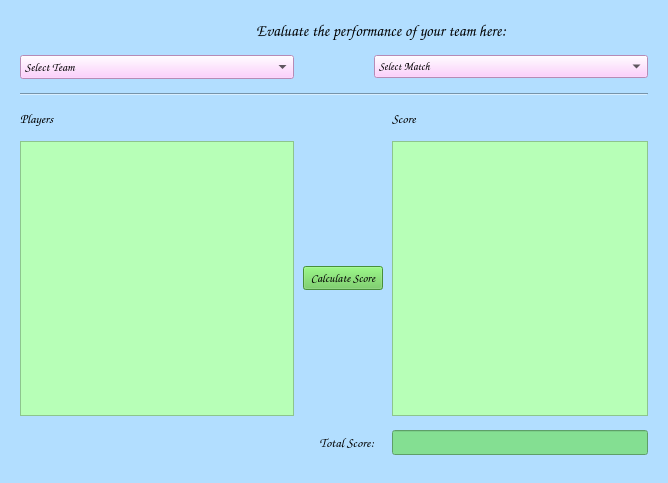
<?xml version="1.0" encoding="UTF-8"?>
<ui version="4.0">
 <class>MainWindow2</class>
 <widget class="QMainWindow" name="MainWindow2">
  <property name="geometry">
   <rect>
    <x>0</x>
    <y>0</y>
    <width>668</width>
    <height>483</height>
   </rect>
  </property>
  <property name="font">
   <font>
    <pointsize>10</pointsize>
   </font>
  </property>
  <property name="windowTitle">
   <string>MainWindow</string>
  </property>
  <property name="styleSheet">
   <string notr="true">background-color: rgb(178, 222, 255);</string>
  </property>
  <widget class="QWidget" name="centralwidget">
   <layout class="QGridLayout" name="gridLayout" columnstretch="5,5,5,2,0,0,0">
    <property name="leftMargin">
     <number>20</number>
    </property>
    <property name="topMargin">
     <number>20</number>
    </property>
    <property name="rightMargin">
     <number>20</number>
    </property>
    <property name="bottomMargin">
     <number>6</number>
    </property>
    <property name="horizontalSpacing">
     <number>9</number>
    </property>
    <property name="verticalSpacing">
     <number>14</number>
    </property>
    <item row="1" column="3">
     <spacer name="horizontalSpacer">
      <property name="orientation">
       <enum>Qt::Horizontal</enum>
      </property>
      <property name="sizeHint" stdset="0">
       <size>
        <width>77</width>
        <height>20</height>
       </size>
      </property>
     </spacer>
    </item>
    <item row="1" column="4" colspan="3">
     <widget class="QComboBox" name="select_match">
      <property name="font">
       <font>
        <family>Comic Sans MS</family>
        <pointsize>8</pointsize>
        <weight>75</weight>
        <bold>true</bold>
       </font>
      </property>
      <property name="styleSheet">
       <string notr="true">background-color: rgb(255, 194, 255);</string>
      </property>
      <item>
       <property name="text">
        <string>Select Match</string>
       </property>
      </item>
      <item>
       <property name="text">
        <string>Match 1</string>
       </property>
      </item>
     </widget>
    </item>
    <item row="2" column="0" colspan="7">
     <widget class="Line" name="line">
      <property name="orientation">
       <enum>Qt::Horizontal</enum>
      </property>
     </widget>
    </item>
    <item row="3" column="0">
     <widget class="QLabel" name="label_3">
      <property name="font">
       <font>
        <family>Comic Sans MS</family>
        <pointsize>10</pointsize>
        <weight>75</weight>
        <bold>true</bold>
       </font>
      </property>
      <property name="text">
       <string>Players</string>
      </property>
     </widget>
    </item>
    <item row="1" column="0" colspan="3">
     <widget class="QComboBox" name="select_team">
      <property name="font">
       <font>
        <family>Comic Sans MS</family>
        <weight>75</weight>
        <bold>true</bold>
       </font>
      </property>
      <property name="styleSheet">
       <string notr="true">background-color: rgb(255, 194, 255);</string>
      </property>
      <item>
       <property name="text">
        <string>Select Team</string>
       </property>
      </item>
     </widget>
    </item>
    <item row="3" column="6">
     <widget class="QLabel" name="label_2">
      <property name="font">
       <font>
        <family>Comic Sans MS</family>
        <pointsize>10</pointsize>
        <weight>75</weight>
        <bold>true</bold>
       </font>
      </property>
      <property name="text">
       <string>Score</string>
      </property>
     </widget>
    </item>
    <item row="4" column="0" colspan="3">
     <widget class="QListView" name="players_list">
      <property name="styleSheet">
       <string notr="true">background-color: rgb(183, 255, 183);</string>
      </property>
     </widget>
    </item>
    <item row="4" column="3" colspan="3">
     <widget class="QPushButton" name="evaluate_score">
      <property name="font">
       <font>
        <family>Comic Sans MS</family>
        <pointsize>9</pointsize>
        <weight>75</weight>
        <bold>true</bold>
       </font>
      </property>
      <property name="styleSheet">
       <string notr="true">background-color:rgb(99, 200, 81);
</string>
      </property>
      <property name="text">
       <string>Calculate Score</string>
      </property>
     </widget>
    </item>
    <item row="5" column="6">
     <widget class="QLineEdit" name="total_pts">
      <property name="font">
       <font>
        <family>Comic Sans MS</family>
        <pointsize>10</pointsize>
        <weight>75</weight>
        <bold>true</bold>
       </font>
      </property>
      <property name="styleSheet">
       <string notr="true">background-color: rgb(132, 223, 146);</string>
      </property>
     </widget>
    </item>
    <item row="4" column="6">
     <widget class="QListWidget" name="pts_list">
      <property name="styleSheet">
       <string notr="true">background-color: rgb(183, 255, 183);</string>
      </property>
     </widget>
    </item>
    <item row="5" column="0" colspan="2">
     <spacer name="horizontalSpacer_2">
      <property name="orientation">
       <enum>Qt::Horizontal</enum>
      </property>
      <property name="sizeHint" stdset="0">
       <size>
        <width>165</width>
        <height>22</height>
       </size>
      </property>
     </spacer>
    </item>
    <item row="5" column="2" colspan="3">
     <widget class="QLabel" name="label_4">
      <property name="font">
       <font>
        <family>Comic Sans MS</family>
        <pointsize>10</pointsize>
        <weight>75</weight>
        <bold>true</bold>
       </font>
      </property>
      <property name="text">
       <string>Total Score:</string>
      </property>
      <property name="alignment">
       <set>Qt::AlignRight|Qt::AlignTrailing|Qt::AlignVCenter</set>
      </property>
     </widget>
    </item>
    <item row="0" column="0">
     <spacer name="horizontalSpacer_3">
      <property name="orientation">
       <enum>Qt::Horizontal</enum>
      </property>
      <property name="sizeHint" stdset="0">
       <size>
        <width>40</width>
        <height>20</height>
       </size>
      </property>
     </spacer>
    </item>
    <item row="0" column="1" colspan="6">
     <widget class="QLabel" name="label">
      <property name="font">
       <font>
        <family>Comic Sans MS</family>
        <pointsize>12</pointsize>
        <weight>75</weight>
        <bold>true</bold>
        <underline>false</underline>
       </font>
      </property>
      <property name="text">
       <string>Evaluate the performance of your team here:</string>
      </property>
      <property name="alignment">
       <set>Qt::AlignCenter</set>
      </property>
     </widget>
    </item>
   </layout>
  </widget>
  <widget class="QStatusBar" name="statusbar"/>
 </widget>
 <resources/>
 <connections/>
</ui>
